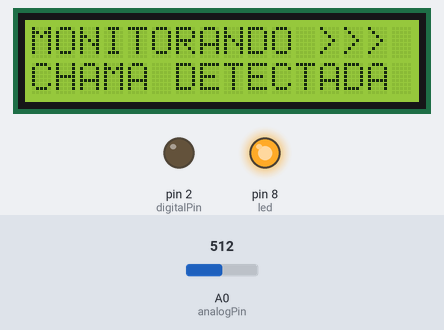
The sketch below on a simulated Arduino Uno, built with avr-gcc and run on an emulated ATmega328P. On the bench: 16×2 character LCD, output pins drawn as LEDs (lit = HIGH). The test bench sets the inputs (shaded band); at power-on: A0 (analogPin) = 512. What the sketch prints to the serial monitor is not drawn.

Above: at 1.2 s.
1.3 s: A0 (analogPin) set to 987
2.8 s: A0 (analogPin) set to 1013
At 3.4 s:
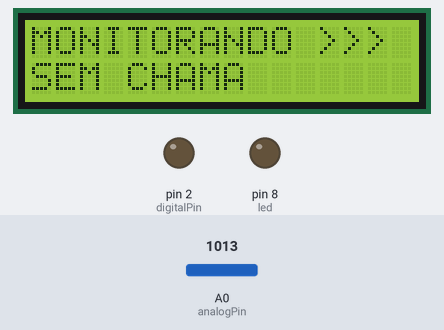
Timing chart, 0 to 5.8 s (numbered marks = the images above; inputs shaded):
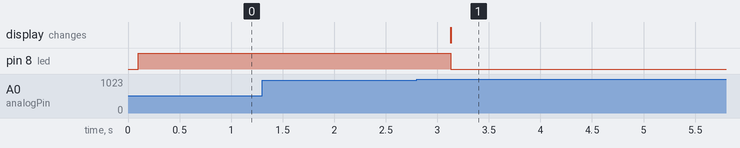

Measured:
- the behaviour switches between 1000 and 1001 on A0 (analogPin) (found by bisection; images 0 and 1)
- after the input at 1.3 s, every drawn part: stays the same
- after the input at 2.8 s, pin 8 (led): HIGH → LOW after 0.33 s; the display: changes after 0.33 s (image 1)

The sketch:

flame.ino
```cpp
// Open Source
#include <Wire.h> //INCLUSÃO DE BIBLIOTECA
#include <LiquidCrystal_I2C.h> //INCLUSÃO DE BIBLIOTECA

LiquidCrystal_I2C lcd(0x27,2,1,0,4,5,6,7,3, POSITIVE);

int led = 8; // define the LED pin
int digitalPin = 2; // KY-026 digital interface
int analogPin = A0; // KY-026 analog interface
int digitalVal; // digital readings
int analogVal; //analog readings

void setup()
{
  pinMode(led, OUTPUT);
  pinMode(digitalPin, INPUT);
  //pinMode(analogPin, OUTPUT);
  Serial.begin(9600);
  lcd.begin (16,2); //SETA A QUANTIDADE DE COLUNAS(16) E O NÚMERO DE LINHAS(2) DO DISPLAY
  lcd.setBacklight(HIGH); //LIGA O BACKLIGHT (LUZ DE FUNDO)
  pinMode(2, OUTPUT);
}

void loop()
{
  lcd.setCursor(0,0); //SETA A POSIÇÃO DO CURSOR
  lcd.print("MONITORANDO >>>");
  Serial.println("MONITORANDO >>>");
  // Read the digital interface
  digitalVal = digitalRead(digitalPin);

if (analogVal > 1000)
  {
    lcd.setCursor(0,1); //SETA A POSIÇÃO DO CURSOR
    lcd.print("SEM CHAMA            ");
    digitalWrite (led, LOW);
  }

  if (analogVal < 500)
  {
    Serial.println(" Status: NIVEL ALTO");
    // Print a message to the LCD.
    lcd.setCursor(0,1); //SETA A POSIÇÃO DO CURSOR
    lcd.print("CHAMA DETECTADA     ");
    digitalWrite (led, HIGH);
  }
  delay(100);


  // Read the analog interface
  analogVal = analogRead(analogPin);
  Serial.println(analogVal); // print analog value to serial

  delay(100);
}
```
